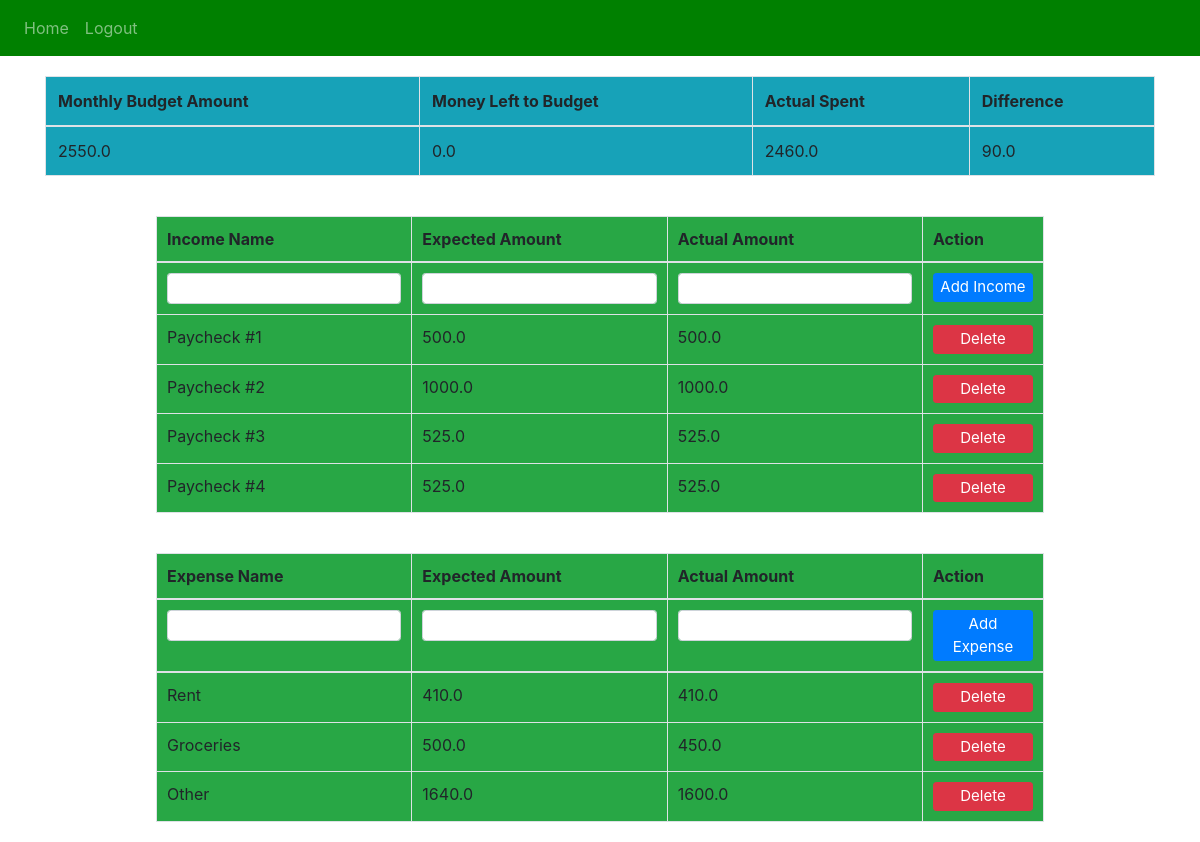
Page / (signed in) on the earlier database version.
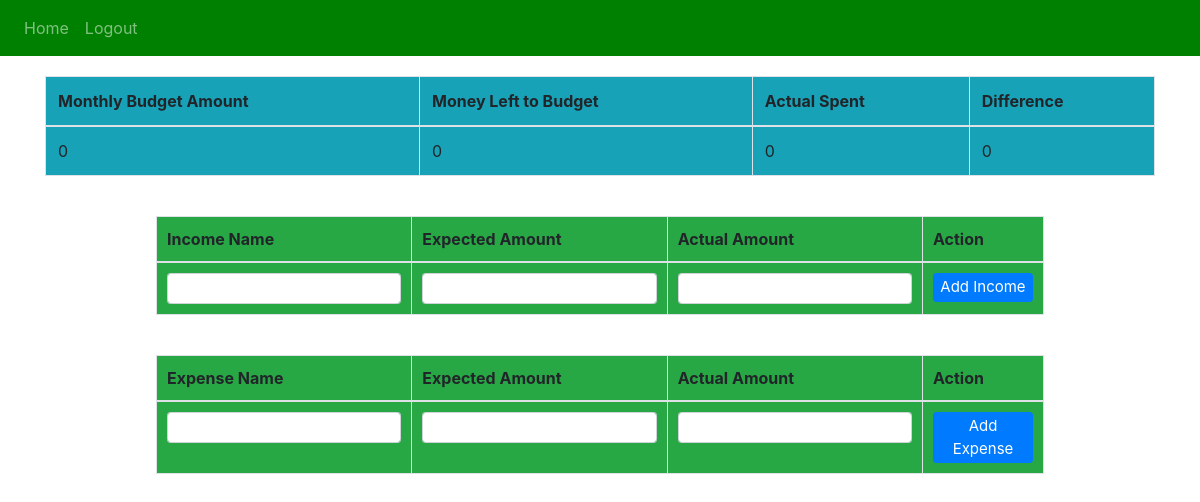
Same page on the later database version.
### website/models.py (models this page shows)
class Income(db.Model):
    id = db.Column(db.Integer, primary_key=True)
    income_name = db.Column(db.String(150))
    expected_income = db.Column(db.Float)
    actual_income = db.Column(db.Float)
    date = db.Column(db.DateTime(timezone=True), default=func.now())
    user_id = db.Column(db.Integer, db.ForeignKey('user.id'))

class Expense(db.Model):
    id = db.Column(db.Integer, primary_key=True)
    expense_name = db.Column(db.String(150))
    expected_expense = db.Column(db.Float)
    actual_expense = db.Column(db.Float)
    date = db.Column(db.DateTime(timezone=True), default=func.now())
    user_id = db.Column(db.Integer, db.ForeignKey('user.id'))

### website/views.py (the view)
@views.route('/', methods=['GET', 'POST'])
@login_required
def home():
    if request.method == 'POST':
        if 'expenseName' in request.form:
            addExpense()
        if 'incomeName' in request.form:
            addIncome()
    return render_template(
        "home.html",
        user=current_user,
        total_income=get_total_income(),
        remaining_to_budget=get_remaining_to_budget(),
        actual_spent=get_actual_spent(),
        difference=get_difference()
        )

### website/__init__.py (called while the page is built)
def create_app():
    app = Flask(__name__)
    app.config['SECRET_KEY'] = 'alhgaklgdakd jakhgakaggaae'
    app.config['SQLALCHEMY_DATABASE_URI'] = f'sqlite:///{DB_NAME}'
    db.init_app(app)
    from .views import views
    from .auth import auth
    app.register_blueprint(views, url_prefix='/')
    app.register_blueprint(auth, url_prefix='/')
    from .models import User, Expense, Income
    with app.app_context():
        db.create_all()
    login_manager = LoginManager()
    login_manager.login_view = 'auth.login'
    login_manager.init_app(app)
    @login_manager.user_loader
    def load_user(id):
        return User.query.get(int(id))
    return app

### website/views.py (called while the page is built)
def get_total_income():
    incomes = Income.query.with_entities(Income.expected_income).all()
    total_income = sum(income.expected_income for income in incomes)
    return total_income

def get_total_expenses():
    expenses = Expense.query.with_entities(Expense.expected_expense).all()
    total_expenses = sum(expense.expected_expense for expense in expenses)
    return total_expenses

def get_remaining_to_budget():
    total_income = get_total_income()
    total_expenses = get_total_expenses()
    remaining_to_budget = total_income - total_expenses
    return remaining_to_budget

def get_actual_spent():
    actual_expenses = Expense.query.with_entities(Expense.actual_expense).all()
    total_actual_expenses = sum(expense.actual_expense for expense in actual_expenses)
    return total_actual_expenses

def get_difference():
    total_expenses = get_total_expenses()
    actual_spent = get_actual_spent()
    difference = total_expenses - actual_spent
    return difference

### website/templates/home.html (shortened to what this page needs)
{% extends "base.html" %}
{% block content %}
<div id="tableContainer">
    <table class="table table-bordered" id="budgetTable">
        <thead>
            <tr>
                <th class="bg-info">Monthly Budget Amount</th>
                <th class="bg-info">Money Left to Budget</th>
                <th class="bg-info">Actual Spent</th>
                <th class="bg-info">Difference</th>
            </tr>
        </thead>
        <tbody>
            <tr>
                <td class="bg-info">{{ total_income }}</td>
                <td class="bg-info">{{ remaining_to_budget }}</td>
                <td class="bg-info">{{ actual_spent }}</td>
                <td class="bg-info">{{ difference }}</td>
            </tr>
        </tbody>
    </table>
</div>
<div id="tableContainer">
<table class="table table-bordered" id="incomeTable">
    <thead>
        <tr>
            <th class="bg-success">Income Name</th>
            <th class="bg-success">Expected Amount</th>
            <th class="bg-success">Actual Amount</th>
            <th class="bg-success">Action</th>
        </tr>
    </thead>
    <tbody>
            <tr>
                <form method="POST">
                    <td class="bg-success">
                        <input class="form-control form-control-sm" type="text" id="incomeName" name="incomeName" required>
                    </td>
                    <td class="bg-success">
                        <input class="form-control form-control-sm" type="number" id="expectedIncome" name="expectedIncome" required>
                    </td>
                    <td class="bg-success">
                        <input class="form-control form-control-sm" type="number" id="actualIncome" name="actualIncome" required>
                    </td>
                    <td class="bg-success">
                        <button type="submit" class="btn btn-primary btn-sm btn-custom">Add Income</button>
                    </td>
                </form>
            </tr>
        {% for income in user.incomes %}
        <tr>
            <td class="bg-success">{{ income.income_name }}</td>
            <td class="bg-success">{{ income.expected_income }}</td>
            <td class="bg-success">{{ income.actual_income }}</td>
            <td class="bg-success">
                <button type="button" class="btn btn-danger btn-sm btn-custom" onClick="deleteIncome({{ income.id }})">Delete</button>
            </td>
        </tr>
        {% endfor %}
    </tbody>
</table>
</div>
<div id="tableContainer">
    <table class="table table-bordered" id="expenseTable">
        <thead>
            <tr>
                <th class="bg-success">Expense Name</th>
                <th class="bg-success">Expected Amount</th>
                <th class="bg-success">Actual Amount</th>
                <th class="bg-success">Action</th>
            </tr>
        </thead>
        <tr>
            <form method="POST">
                <td class="bg-success">
                    <input class="form-control form-control-sm" type="text" id="expenseName" name="expenseName" required>
                </td>
                <td class="bg-success">
                    <input class="form-control form-control-sm" type="number" id="expectedExpense" name="expectedExpense" required>
                </td>
                <td class="bg-success">
                    <input class="form-control form-control-sm" type="number" id="actualExpense" name="actualExpense" required>
                </td>
                <td class="bg-success">
                    <button type="submit" class="btn btn-primary btn-sm btn-custom">Add Expense</button>
                </td>
            </form>
        </tr>
        <tbody>
            {% for expense in user.expenses %}
            <tr>
                <td class="bg-success">{{ expense.expense_name }}</td>
                <td class="bg-success">{{ expense.expected_expense }}</td>
                <td class="bg-success">{{ expense.actual_expense }}</td>
                <td class="bg-success">
                    <button type="button" class="btn btn-danger btn-sm btn-custom" onClick="deleteExpense({{ expense.id }})">Delete</button>
                </td>
            </tr>
            {% endfor %}
        </tbody>
    </table>
</div>
{% endblock %}

### website/templates/base.html (shortened to what this page needs)
<!DOCTYPE html>
<html>
  <head>
    <link
      rel="stylesheet"
      href="https://stackpath.bootstrapcdn.com/bootstrap/4.4.1/css/bootstrap.min.css"
    />
    <link
      rel="stylesheet"
      href="https://stackpath.bootstrapcdn.com/font-awesome/4.7.0/css/font-awesome.min.css"
    />
  </head>
  <body>
    <nav class="navbar navbar-expand-lg navbar-dark" style="background-color: green;">
        <div class="collapse navbar-collapse" id="navbar">
          <div class="navbar-nav">
            {% if user.is_authenticated %}
            <a class="nav-item nav-link" id="home" href="/">Home</a>
            <a class="nav-item nav-link" id="logout" href="/logout">Logout</a>
            {% else %}
            <a class="nav-item nav-link" id="login" href="/login">Login</a>
            <a class="nav-item nav-link" id="signUp" href="/sign-up">Sign Up</a>
            {% endif %}
          </div>
        </div>
      </nav>
      <div class="container">
        {% block content %}
        {% endblock %}
      </div>
  </body>
  </html>

### website/templates/home.html (style rules this page uses)
.btn-custom { padding: 2px 5px; font-size: 15px; width: 100px; }
#incomeTable th, #incomeTable td { padding: 10px; }
#tableContainer { display: flex; justify-content: center; width: 100%; }
#incomeTable { width: 80%; margin: 20px 0; }
#expenseTable th, #expenseTable td { padding: 10px; }
#expenseTable { width: 80%; margin: 20px 0; }
#budgetTable { margin: 20px 0; }

Differences in the rows shown:
removed Income: income_name "Paycheck #1", expected_income "500.0", actual_income "500.0"
removed Income: income_name "Paycheck #2", expected_income "1000.0", actual_income "1000.0"
removed Income: income_name "Paycheck #3", expected_income "525.0", actual_income "525.0"
removed Income: income_name "Paycheck #4", expected_income "525.0", actual_income "525.0"
removed Expense: expense_name "Rent", expected_expense "410.0", actual_expense "410.0"
removed Expense: expense_name "Groceries", expected_expense "500.0", actual_expense "450.0"
removed Expense: expense_name "Other", expected_expense "1640.0", actual_expense "1600.0"
Other differences:
{{ total_income }}: "2550.0" → "0"
{{ remaining_to_budget }}: "0.0" → "0"
{{ actual_spent }}: "2460.0" → "0"
{{ difference }}: "90.0" → "0"
